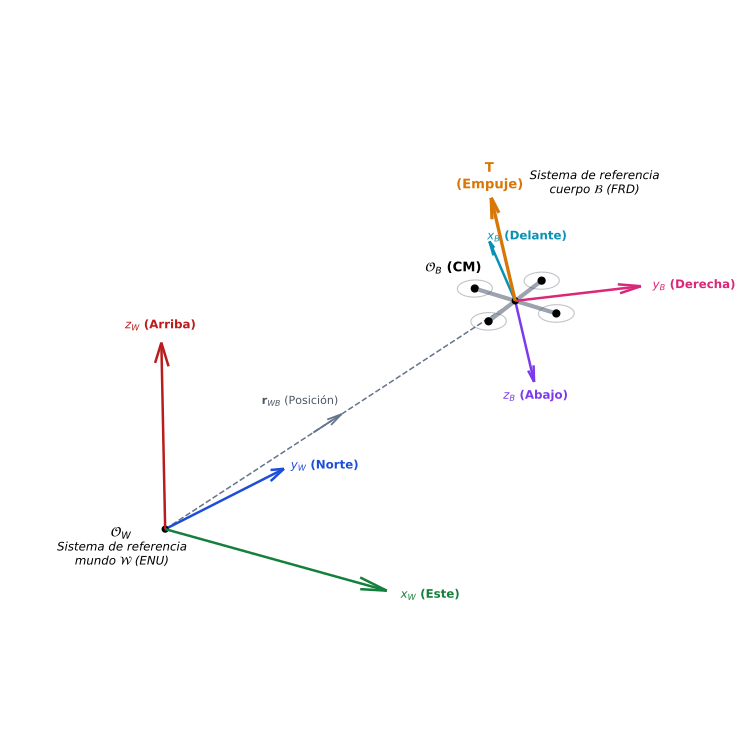

Reproduce this figure in Python.
import os
import numpy as np
import matplotlib.pyplot as plt
from mpl_toolkits.mplot3d import Axes3D
import matplotlib.patches as patches

# Configurar matplotlib para estilo académico limpio y premium
plt.rcParams.update({
    'font.family': 'sans-serif',
    'font.sans-serif': ['DejaVu Sans', 'Arial', 'Helvetica'],
    'font.size': 9,
    'axes.labelsize': 10,
    'axes.titlesize': 11
})

def main():
    fig = plt.figure(figsize=(8, 7.5), dpi=300)
    ax = fig.add_subplot(111, projection='3d')
    ax.set_proj_type('persp') # Perspectiva real
    
    # ----------------------------------------------------
    # Definición de la Actitud y Matrices de Rotación
    # ----------------------------------------------------
    # Ángulos de actitud del dron en radianes
    psi = np.radians(35)    # guiñada: rotado a la derecha desde el Norte (eje Y inercial)
    theta = np.radians(-12) # cabeceo: morro hacia abajo
    phi = np.radians(15)    # alabeo: inclinado a la derecha
    
    # Matrices de rotación intrínsecas (orden ZYX)
    R_z = np.array([
        [np.cos(psi), -np.sin(psi), 0],
        [np.sin(psi), np.cos(psi), 0],
        [0, 0, 1]
    ])
    R_y = np.array([
        [np.cos(theta), 0, np.sin(theta)],
        [0, 1, 0],
        [-np.sin(theta), 0, np.cos(theta)]
    ])
    R_x = np.array([
        [1, 0, 0],
        [0, np.cos(phi), -np.sin(phi)],
        [0, np.sin(phi), np.cos(phi)]
    ])
    R_att = R_z @ R_y @ R_x
    
    # Relación de nivel inicial cuerpo-inercial (cero actitud):
    # En ENU: x_W es Este, y_W es Norte, z_W es Arriba.
    # En nivel: x_B (Delante) apunta al Norte (+y_W), y_B (Derecha) al Este (+x_W), z_B (Abajo) a -z_W.
    R_0 = np.array([
        [0, 1, 0],
        [1, 0, 0],
        [0, 0, -1]
    ])
    R_WB = R_att @ R_0
    
    # ----------------------------------------------------
    # Orígenes de Coordenadas
    # ----------------------------------------------------
    OW = np.array([0.0, 0.0, 0.0]) # Origen del Mundo
    OB = np.array([2.0, 3.8, 2.5]) # Origen del Cuerpo (CM del Dron)
    
    # ----------------------------------------------------
    # DIBUJO DEL SISTEMA DE REFERENCIA MUNDO W (ENU)
    # ----------------------------------------------------
    # Ejes ENU en origen OW
    len_W = 2.5
    # Eje x_W (Este): verde oscuro
    ax.quiver(OW[0], OW[1], OW[2], len_W, 0, 0, color='#15803d', arrow_length_ratio=0.12, lw=1.8, pivot='tail', zorder=3)
    ax.text(len_W + 0.15, 0.0, 0.0, r"$x_W$ (Este)", color='#15803d', fontsize=8.5, ha='left', va='center', fontweight='bold')
    
    # Eje y_W (Norte): azul
    ax.quiver(OW[0], OW[1], OW[2], 0, len_W, 0, color='#1d4ed8', arrow_length_ratio=0.12, lw=1.8, pivot='tail', zorder=3)
    ax.text(0.0, len_W + 0.15, 0.0, r"$y_W$ (Norte)", color='#1d4ed8', fontsize=8.5, ha='left', va='center', fontweight='bold')
    
    # Eje z_W (Arriba): rojo
    ax.quiver(OW[0], OW[1], OW[2], 0, 0, len_W, color='#b91c1c', arrow_length_ratio=0.12, lw=1.8, pivot='tail', zorder=3)
    ax.text(0.0, 0.0, len_W + 0.15, r"$z_W$ (Arriba)", color='#b91c1c', fontsize=8.5, ha='center', va='bottom', fontweight='bold')
    
    # Origen del Mundo
    ax.scatter([OW[0]], [OW[1]], [OW[2]], color='black', s=18, zorder=5)
    ax.text(OW[0] - 0.25, OW[1] - 0.25, OW[2] - 0.1, r"$\mathcal{O}_W$", fontsize=10, fontweight='bold', ha='right')
    ax.text(OW[0] + 0.2, OW[1] - 1.2, OW[2], r"Sistema de referencia" "\n" r"mundo $\mathcal{W}$ (ENU)", color='black', fontsize=8.5, fontstyle='italic', ha='center')
    
    # ----------------------------------------------------
    # TRAYECTORIA Y VECTOR DE POSICIÓN
    # ----------------------------------------------------
    # Vector de posición r_WB (trazado discontinuo que llega hasta el origen del cuerpo)
    # Se establece un zorder=1 y color gris azulado para que pase por detrás del chasis y los rotores
    ax.plot([OW[0], OB[0]], [OW[1], OB[1]], [OW[2], OB[2]], color='#64748b', linestyle='--', lw=1.1, zorder=1)
    
    # Flecha indicadora de dirección en la mitad del vector de posición (desplazada del cuerpo)
    arrow_start = OW + 0.42 * (OB - OW)
    dx_arrow, dy_arrow, dz_arrow = 0.08 * (OB - OW)
    ax.quiver(arrow_start[0], arrow_start[1], arrow_start[2], dx_arrow, dy_arrow, dz_arrow, 
              color='#64748b', arrow_length_ratio=0.45, lw=1.3, pivot='tail', zorder=1)
    
    # Etiqueta en el punto medio
    mid = (OW + OB) / 2.0
    ax.text(mid[0] - 0.1, mid[1] + 0.15, mid[2] + 0.1, r"$\mathbf{r}_{WB}$ (Posición)", color='#4b5563', fontsize=8, ha='right', va='center')
    
    # ----------------------------------------------------
    # DIBUJO DEL SISTEMA DE REFERENCIA CUERPO B (FRD)
    # ----------------------------------------------------
    # Ejes de cuerpo en origen OB
    len_B = 1.3
    # Vectores unitarios de cuerpo en coordenadas inerciales
    uxB = R_WB[:, 0]  # Delante
    uyB = R_WB[:, 1]  # Derecha
    uzB = R_WB[:, 2]  # Abajo
    
    # Eje x_B (Delante): cian
    ax.quiver(OB[0], OB[1], OB[2], len_B*uxB[0], len_B*uxB[1], len_B*uxB[2], color='#0891b2', arrow_length_ratio=0.18, lw=1.8, pivot='tail', zorder=4)
    ax.text(OB[0] + (len_B + 0.12)*uxB[0], OB[1] + (len_B + 0.12)*uxB[1], OB[2] + (len_B + 0.12)*uxB[2], 
            r"$x_B$ (Delante)", color='#0891b2', fontsize=8.5, ha='left', va='center', fontweight='bold')
            
    # Eje y_B (Derecha): magenta
    ax.quiver(OB[0], OB[1], OB[2], len_B*uyB[0], len_B*uyB[1], len_B*uyB[2], color='#db2777', arrow_length_ratio=0.18, lw=1.8, pivot='tail', zorder=4)
    ax.text(OB[0] + (len_B + 0.12)*uyB[0], OB[1] + (len_B + 0.12)*uyB[1], OB[2] + (len_B + 0.12)*uyB[2], 
            r"$y_B$ (Derecha)", color='#db2777', fontsize=8.5, ha='left', va='center', fontweight='bold')
            
    # Eje z_B (Abajo): violeta
    ax.quiver(OB[0], OB[1], OB[2], len_B*uzB[0], len_B*uzB[1], len_B*uzB[2], color='#7c3aed', arrow_length_ratio=0.18, lw=1.8, pivot='tail', zorder=4)
    ax.text(OB[0] + (len_B + 0.12)*uzB[0], OB[1] + (len_B + 0.12)*uzB[1], OB[2] + (len_B + 0.12)*uzB[2], 
            r"$z_B$ (Abajo)", color='#7c3aed', fontsize=8.5, ha='center', va='top', fontweight='bold')
            
    # Origen del Cuerpo
    ax.scatter([OB[0]], [OB[1]], [OB[2]], color='black', s=18, zorder=5)
    ax.text(OB[0] - 0.25, OB[1] - 0.25, OB[2] + 0.45, r"$\mathcal{O}_B$ (CM)", fontsize=9.5, fontweight='bold', ha='right', va='center')
    ax.text(OB[0] + 0.3, OB[1] + 1.2, OB[2] + 1.2, r"Sistema de referencia" "\n" r"cuerpo $\mathcal{B}$ (FRD)", color='black', fontsize=8.5, fontstyle='italic', ha='center')
    
    # ----------------------------------------------------
    # DIBUJO DEL CUADRICÓPTERO (Estructura en X y Hélices)
    # ----------------------------------------------------
    d = 0.35  # Distancia de los brazos en cuerpo
    # Posiciones de los 4 rotores en cuerpo
    r_rotors_B = [
        np.array([d, d, 0.0]),   # R0
        np.array([d, -d, 0.0]),  # R1
        np.array([-d, d, 0.0]),  # R2
        np.array([-d, -d, 0.0])  # R3
    ]
    # Posiciones inerciales de los rotores
    r_rotors_W = [OB + R_WB @ r_B for r_B in r_rotors_B]
    
    # Brazos del chasis
    # Se dibujan individualmente desde el centro de masa (OB) hasta el 95% de la longitud 
    # del brazo, asegurando que las líneas grises no solapen ni tapen el punto negro central
    # de los motores en ninguna de las proyecciones 3D.
    for i in range(4):
        r_arm_end_W = OB + 0.86 * (r_rotors_W[i] - OB)
        ax.plot([OB[0], r_arm_end_W[0]], [OB[1], r_arm_end_W[1]], [OB[2], r_arm_end_W[2]],
                color='#9ca3af', linewidth=3.0, zorder=3)
            
    # Dibujar rotores y hélices
    r_prop = 0.18  # Radio de la hélice
    beta = np.linspace(0, 2*np.pi, 50)
    for i, r_rot_W in enumerate(r_rotors_W):
        # Punto del motor (tamaño aumentado para evitar oclusiones y mejorar visibilidad)
        ax.scatter([r_rot_W[0]], [r_rot_W[1]], [r_rot_W[2]], color='black', s=25, zorder=5)
        
        # Puntos del círculo de la hélice en cuerpo
        prop_circle_B = np.array([r_prop * np.cos(beta), r_prop * np.sin(beta), np.zeros_like(beta)])
        # Transformar a inercial
        prop_circle_W = r_rot_W[:, np.newaxis] + R_WB @ prop_circle_B
        
        # Dibujar hélice
        ax.plot(prop_circle_W[0], prop_circle_W[1], prop_circle_W[2], color='#4b5563', alpha=0.35, linewidth=0.8, zorder=3)
        
    # ----------------------------------------------------
    # VECTOR DE EMPUJE EN -z_B (Dirección opuesta a z_B)
    # ----------------------------------------------------
    len_F = 1.6
    # Dirección opuesta a uzB (-uzB)
    u_thrust = -uzB
    ax.quiver(OB[0], OB[1], OB[2], len_F*u_thrust[0], len_F*u_thrust[1], len_F*u_thrust[2], 
              color='#d97706', arrow_length_ratio=0.18, lw=2.4, pivot='tail', zorder=4)
    ax.text(OB[0] + (len_F + 0.1)*u_thrust[0], OB[1] + (len_F + 0.1)*u_thrust[1], OB[2] + (len_F + 0.1)*u_thrust[2], 
            r"$\mathbf{T}$" "\n" r"(Empuje)", color='#d97706', fontsize=9.5, fontweight='bold', ha='center', va='bottom', zorder=10)
            
    # ----------------------------------------------------
    # CONFIGURACIÓN Y LIMPIEZA DE EJES 3D
    # ----------------------------------------------------
    # Ocultar completamente el marco de ejes y rejillas de Matplotlib
    ax.set_axis_off()
    
    # Límites del dibujo
    ax.set_xlim(-0.8, 3.5)
    ax.set_ylim(-0.8, 5.0)
    ax.set_zlim(-0.2, 4.2)
    
    # Ocultar ticks y etiquetas numéricas
    ax.set_xticks([])
    ax.set_yticks([])
    ax.set_zticks([])
    
    # Ajustar vista
    ax.view_init(elev=20, azim=-55)
    
    plt.tight_layout()
    
    # Guardar
    out_pdf = "TFG_Memoria/Figuras/diagramas/FIG-002.pdf"
    out_png = "TFG_Memoria/Figuras/diagramas/FIG-002.png"
    
    os.makedirs(os.path.dirname(out_pdf), exist_ok=True)
    plt.savefig(out_pdf, format='pdf', bbox_inches='tight', transparent=True)
    plt.savefig(out_png, format='png', bbox_inches='tight', dpi=300)
    plt.close()
    
    print(f"Figura FIG-002 guardada exitosamente en PDF y PNG:")
    print(f"  - PDF: {out_pdf}")
    print(f"  - PNG: {out_png}")

if __name__ == "__main__":
    main()
